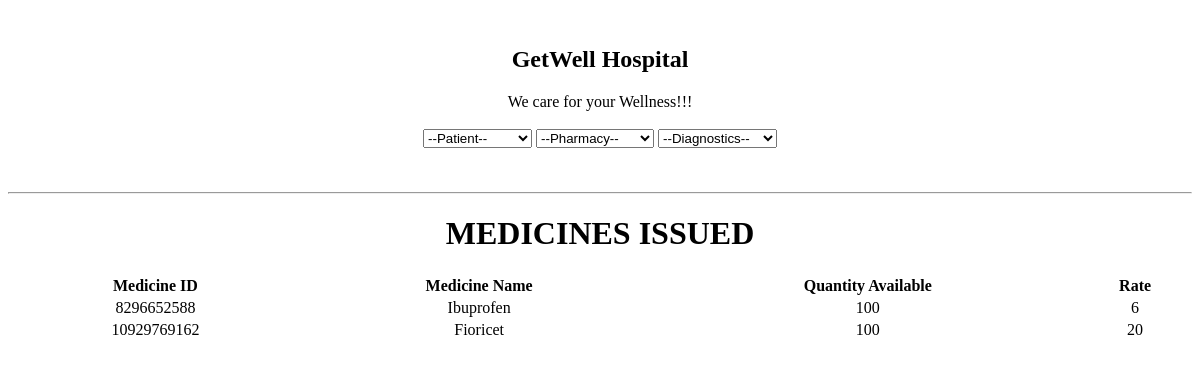
Page /medicine_list on the earlier database version.
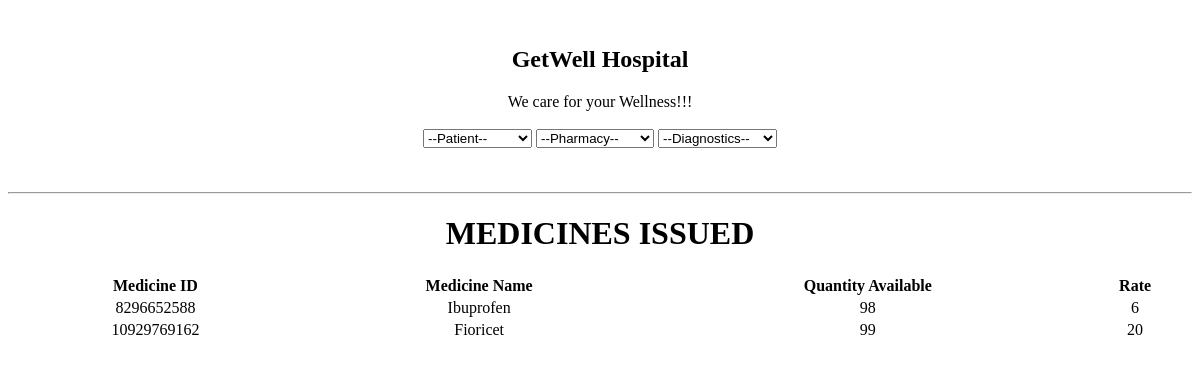
Same page on the later database version.
### application/routes.py (models this page shows)
class Medicine(db.Model):
    __tablename__ = 'medicine'
    medicine_id = Column(Integer, primary_key=True)
    medicine_name = Column(String)
    quantity_available = Column(Integer)
    rate = Column(Integer)

### application/routes.py (the view)
@app.route("/medicine_list")
def medicine_list():
    medicines = Medicine.query.all()
    return render_template("medicine_list.html", medicines=medicines)

### application/templates/medicine_list.html (shortened to what this page needs)
<html>
    <head>
        <br/>
        <center><h2>GetWell Hospital</h2></center>
        <center>We care for your Wellness!!!</center>
        <br/>
        <center>
          <select name="Patient" id="patient">
            <option value="patient">--Patient--</option>
          </select>
          <select name="Pharmacy" id="pharmacy">
            <option value="pharmacy">--Pharmacy--</option>
          </select>
          <select name="Diagnostics" id="diagnostics">
            <option value="diagnostics">--Diagnostics--</option>
          </select>
          </center>
        <br/>
        <br/>
        <hr/>
    </head>
    <body>
      <div>
<div>
    <h1 style="text-align: center;">MEDICINES ISSUED</h1>
    <table style="width:100%">
        <tr style="text-align: center;">
            <th>Medicine ID</th>
          <th>Medicine Name</th>
          <th>Quantity Available</th>
          <th>Rate</th>
        </tr>
        {% for med in medicines %}
                    <tr style="text-align: center;">
                        <td>{{med.medicine_id}}</td>
                        <td>{{med.medicine_name}}</td>
                        <td>{{med.quantity_available}}</td>
                        <td>{{med.rate}}</td>
                    </tr>
        {% endfor %}
      </table>
    </div>
</div>
</body>
</html>

Differences in the rows shown:
changed Medicine "Ibuprofen": quantity_available "100" → "98"
changed Medicine "Fioricet": quantity_available "100" → "99"
